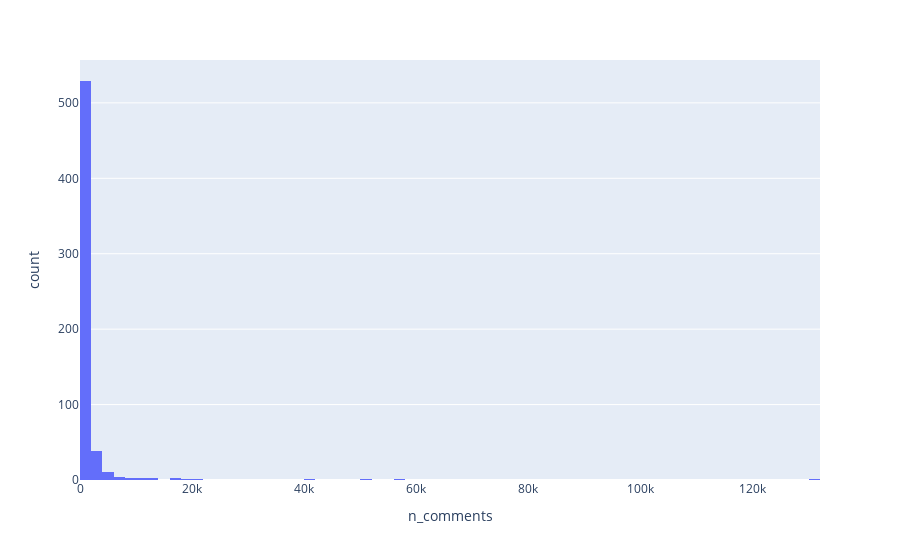

Here is the notebook cell this chart was saved with:
### Code cell
plot(df_videos_dec_urls, "n_comments")

### Figure 1 — Plotly figure (JSON) as saved in the notebook; plotly's stock layout.template omitted (floating-point values rounded to 4 significant figures; data arrays with more than 128 entries replaced by an {"elided": "..."} marker saying what was removed)
{"data": [{"alignmentgroup": "True", "bingroup": "x", "hovertemplate": "n_comments=%{x}<br>count=%{y}<extra></extra>", "legendgroup": "", "marker": {"color": "#636efa", "pattern": {"shape": ""}}, "name": "", "offsetgroup": "", "orientation": "v", "showlegend": false, "type": "histogram", "x": {"elided": "596 int values"}, "xaxis": "x", "yaxis": "y"}], "layout": {"barmode": "relative", "legend": {"tracegroupgap": 0}, "margin": {"t": 60}, "xaxis": {"anchor": "y", "domain": [0, 1], "title": {"text": "n_comments"}}, "yaxis": {"anchor": "x", "domain": [0, 1], "title": {"text": "count"}}}}
